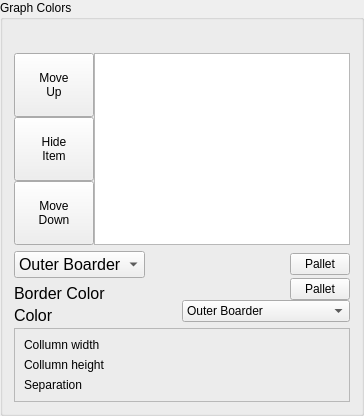
            <widget class="QGroupBox" name="pg_2_graph_colors_groupBox">
             <property name="sizePolicy">
              <sizepolicy hsizetype="Minimum" vsizetype="Fixed">
               <horstretch>0</horstretch>
               <verstretch>0</verstretch>
              </sizepolicy>
             </property>
             <property name="title">
              <string>Graph Colors</string>
             </property>
             <layout class="QGridLayout" name="gridLayout_16">
              <property name="topMargin">
               <number>33</number>
              </property>
              <property name="horizontalSpacing">
               <number>7</number>
              </property>
              <property name="verticalSpacing">
               <number>6</number>
              </property>
              <item row="1" column="0">
               <layout class="QVBoxLayout" name="pg_2_graph_colors_btns_verticalLayout">
                <property name="spacing">
                 <number>0</number>
                </property>
                <item>
                 <layout class="QHBoxLayout" name="pg_2_graph_colors_btns_inner_horizontalLayout_1">
                  <property name="spacing">
                   <number>0</number>
                  </property>
                  <item>
                   <widget class="QComboBox" name="pg_2_graph_colors_btns_inner_horizontalLayout_2">
                    <property name="maximumSize">
                     <size>
                      <width>250</width>
                      <height>16777215</height>
                     </size>
                    </property>
                    <property name="font">
                     <font>
                      <pointsize>12</pointsize>
                     </font>
                    </property>
                    <item>
                     <property name="text">
                      <string>Outer Boarder</string>
                     </property>
                    </item>
                    <item>
                     <property name="text">
                      <string>Bar Borders</string>
                     </property>
                    </item>
                    <item>
                     <property name="text">
                      <string>Background</string>
                     </property>
                    </item>
                    <item>
                     <property name="text">
                      <string>Annotations</string>
                     </property>
                    </item>
                   </widget>
                  </item>
                  <item>
                   <spacer name="pg_2_graph_colors_btns_inner_horizontalLayout_spacer">
                    <property name="orientation">
                     <enum>Qt::Horizontal</enum>
                    </property>
                    <property name="sizeType">
                     <enum>QSizePolicy::MinimumExpanding</enum>
                    </property>
                    <property name="sizeHint" stdset="0">
                     <size>
                      <width>39</width>
                      <height>20</height>
                     </size>
                    </property>
                   </spacer>
                  </item>
                  <item>
                   <widget class="QPushButton" name="pg_2_graph_colors_pallete_1">
                    <property name="minimumSize">
                     <size>
                      <width>60</width>
                      <height>0</height>
                     </size>
                    </property>
                    <property name="maximumSize">
                     <size>
                      <width>60</width>
                      <height>16777215</height>
                     </size>
                    </property>
                    <property name="text">
                     <string>Pallet</string>
                    </property>
                   </widget>
                  </item>
                 </layout>
                </item>
                <item>
                 <layout class="QHBoxLayout" name="pg_2_graph_colors_btns_inner_horizontalLayout_3">
                  <property name="spacing">
                   <number>0</number>
                  </property>
                  <item>
                   <widget class="QLabel" name="pg2_graph_border_color">
                    <property name="minimumSize">
                     <size>
                      <width>0</width>
                      <height>20</height>
                     </size>
                    </property>
                    <property name="maximumSize">
                     <size>
                      <width>16777215</width>
                      <height>10</height>
                     </size>
                    </property>
                    <property name="font">
                     <font>
                      <pointsize>12</pointsize>
                     </font>
                    </property>
                    <property name="text">
                     <string>Border Color</string>
                    </property>
                    <property name="alignment">
                     <set>Qt::AlignLeading|Qt::AlignLeft|Qt::AlignTop</set>
                    </property>
                   </widget>
                  </item>
                  <item>
                   <widget class="QPushButton" name="pg_2_graph_colors_pallete_2">
                    <property name="maximumSize">
                     <size>
                      <width>60</width>
                      <height>16777215</height>
                     </size>
                    </property>
                    <property name="text">
                     <string>Pallet</string>
                    </property>
                   </widget>
                  </item>
                 </layout>
                </item>
                <item>
                 <layout class="QHBoxLayout" name="pg_2_graph_colors_btns_inner_horizontalLayout_4">
                  <property name="spacing">
                   <number>0</number>
                  </property>
                  <item>
                   <widget class="QLabel" name="pg2_graph_color">
                    <property name="minimumSize">
                     <size>
                      <width>0</width>
                      <height>20</height>
                     </size>
                    </property>
                    <property name="maximumSize">
                     <size>
                      <width>16777215</width>
                      <height>10</height>
                     </size>
                    </property>
                    <property name="font">
                     <font>
                      <pointsize>12</pointsize>
                     </font>
                    </property>
                    <property name="text">
                     <string>Color</string>
                    </property>
                    <property name="alignment">
                     <set>Qt::AlignLeading|Qt::AlignLeft|Qt::AlignTop</set>
                    </property>
                   </widget>
                  </item>
                  <item>
                   <widget class="QComboBox" name="pg2_graph_part_comboBox">
                    <item>
                     <property name="text">
                      <string>Outer Boarder</string>
                     </property>
                    </item>
                    <item>
                     <property name="text">
                      <string>Bar Borders</string>
                     </property>
                    </item>
                    <item>
                     <property name="text">
                      <string>Background</string>
                     </property>
                    </item>
                    <item>
                     <property name="text">
                      <string>Annotations</string>
                     </property>
                    </item>
                   </widget>
                  </item>
                 </layout>
                </item>
               </layout>
              </item>
              <item row="0" column="0">
               <layout class="QGridLayout" name="pg_2_graph_colors_groupBox_gridLayout">
                <item row="0" column="3" rowspan="3">
                 <widget class="QListView" name="pg_2_graph_colors_groupBox_listView"/>
                </item>
                <item row="0" column="0">
                 <widget class="QPushButton" name="pg2_graph_visulaizer_move_up">
                  <property name="sizePolicy">
                   <sizepolicy hsizetype="Maximum" vsizetype="Minimum">
                    <horstretch>0</horstretch>
                    <verstretch>0</verstretch>
                   </sizepolicy>
                  </property>
                  <property name="minimumSize">
                   <size>
                    <width>50</width>
                    <height>0</height>
                   </size>
                  </property>
                  <property name="text">
                   <string>Move
Up</string>
                  </property>
                 </widget>
                </item>
                <item row="1" column="0">
                 <widget class="QPushButton" name="pg2_graph_visulaizer_hide_item">
                  <property name="sizePolicy">
                   <sizepolicy hsizetype="Maximum" vsizetype="Minimum">
                    <horstretch>0</horstretch>
                    <verstretch>0</verstretch>
                   </sizepolicy>
                  </property>
                  <property name="minimumSize">
                   <size>
                    <width>50</width>
                    <height>0</height>
                   </size>
                  </property>
                  <property name="text">
                   <string>Hide
Item</string>
                  </property>
                 </widget>
                </item>
                <item row="2" column="0">
                 <widget class="QPushButton" name="pg2_graph_visulaizer_move_down">
                  <property name="sizePolicy">
                   <sizepolicy hsizetype="Maximum" vsizetype="Minimum">
                    <horstretch>0</horstretch>
                    <verstretch>0</verstretch>
                   </sizepolicy>
                  </property>
                  <property name="minimumSize">
                   <size>
                    <width>50</width>
                    <height>0</height>
                   </size>
                  </property>
                  <property name="text">
                   <string>Move
Down</string>
                  </property>
                 </widget>
                </item>
               </layout>
              </item>
              <item row="2" column="0">
               <widget class="QFrame" name="pg_2_boxplot_attributes_size_frame">
                <property name="frameShape">
                 <enum>QFrame::StyledPanel</enum>
                </property>
                <property name="frameShadow">
                 <enum>QFrame::Raised</enum>
                </property>
                <layout class="QGridLayout" name="gridLayout_3">
                 <item row="0" column="0">
                  <widget class="QLabel" name="label">
                   <property name="text">
                    <string>Collumn width</string>
                   </property>
                  </widget>
                 </item>
                 <item row="1" column="0">
                  <widget class="QLabel" name="label_2">
                   <property name="text">
                    <string>Collumn height</string>
                   </property>
                  </widget>
                 </item>
                 <item row="2" column="0">
                  <widget class="QLabel" name="label_3">
                   <property name="text">
                    <string>Separation</string>
                   </property>
                  </widget>
                 </item>
                </layout>
               </widget>
              </item>
             </layout>
            </widget>
